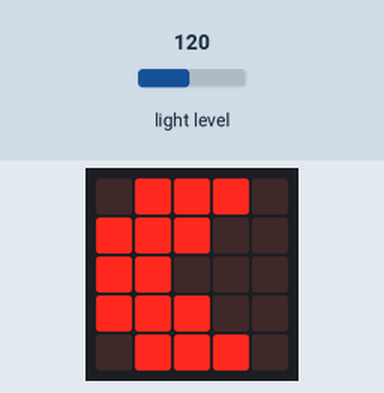
Recording of a program running on a simulated BBC micro:bit (MakeCode). Shown: the board's 5×5 LED display. Inputs (shaded band) come from the test bench; at power-on: light level 120.

Above: at 1.2 s.
1.3 s: light level set to 125
2.8 s: light level set to 131
At 4.1 s:
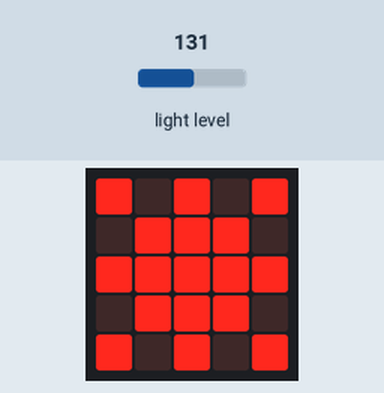
4.4 s: light level set to 5
At 5.8 s:
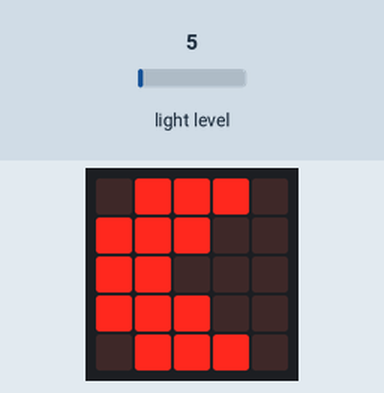
6.1 s: light level set to 128
At 7.7 s:
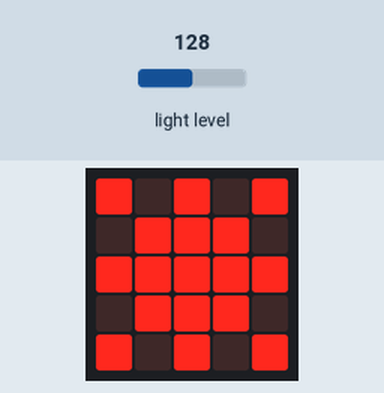
Timing chart, 0 to 8.8 s (numbered marks = the images above; inputs shaded):
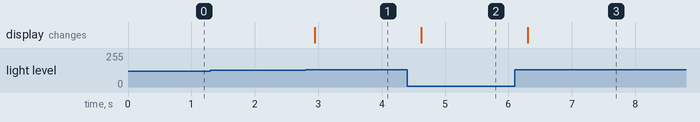

The program:

main.ts
```typescript
let lightLevel = 0
basic.forever(function () {
    lightLevel = input.lightLevel()
    // insert "show leds" blocks
    if (lightLevel >= 128) {
        basic.showLeds(`
            # . # . #
            . # # # .
            # # # # #
            . # # # .
            # . # . #
            `)
    } else {
        basic.showLeds(`
            . # # # .
            # # # . .
            # # . . .
            # # # . .
            . # # # .
            `)
    }
})
```

test.ts
```typescript
// здесь помещаются тесты; они не будут скомпилированы, пока пакет используется в качестве расширения.
```

Measured:
- the behaviour switches between 127 and 128 on light level (found by bisection; images 0 and 1)
- after the input at 1.3 s, every drawn part: stays the same
- after the input at 2.8 s, the display: changes after 0.14 s (image 1)
- after the input at 4.4 s, the display: changes after 0.22 s (image 2)
- after the input at 6.1 s, the display: changes after 0.20 s (image 3)
